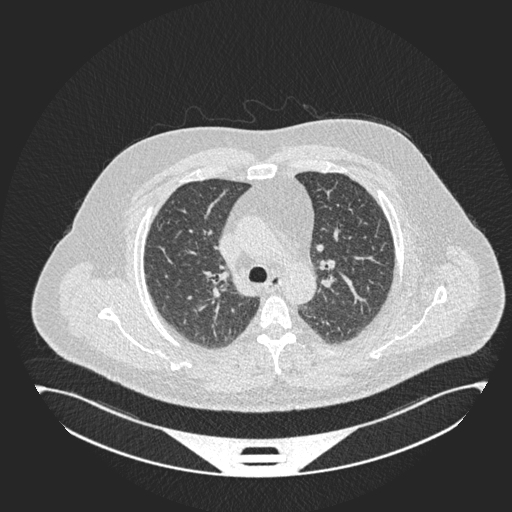
#> input picture dataset/Benign cases/Bengin case (100).jpg, 512 x 512 px; its folder holds only this picture in this run
$ python -i generate_masks.py   (imports and definitions only)
#> lines starting #> are read from the running program, lines starting #| are printed output that depends on the picture; after the words box and inside, x2 and y2 are one past the last pixel; in counts of white or black regions, pixels touching at a corner belong together
#> further down, picture is the input picture: shape (512, 512, 3); min 37, max 255, mean 105.1
import os
import cv2
import numpy as np
from tqdm import tqdm

INPUT_DIR = "processed"      # your preprocessed CT images
OUTPUT_DIR = "masks_auto"    # auto-generated masks will be saved here
IMG_SIZE = (256, 256)

# [1 line not run here, left out]

def create_mask(img):
    """Generate a basic lung mask using thresholding + morphology."""
    gray = cv2.cvtColor(img, cv2.COLOR_BGR2GRAY)
    # Otsu threshold to separate lung area
    _, mask = cv2.threshold(gray, 0, 255, cv2.THRESH_BINARY + cv2.THRESH_OTSU)
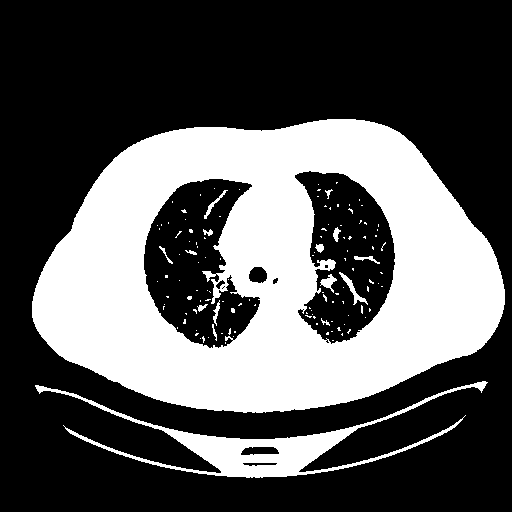
#> mask: shape (512, 512); 34.7% white; 129 white regions (113 under 20 px), largest, box (x1, y1, x2, y2) and area: (32, 119, 505, 413) 82671, (35, 381, 488, 478) 6914, (339, 272, 368, 305) 195
    # Invert mask if lungs appear darker (typical in CT)
    if np.mean(gray[mask == 255]) > np.mean(gray[mask == 0]):
        mask = cv2.bitwise_not(mask)
    # Morphological cleaning
    mask = cv2.medianBlur(mask, 5)
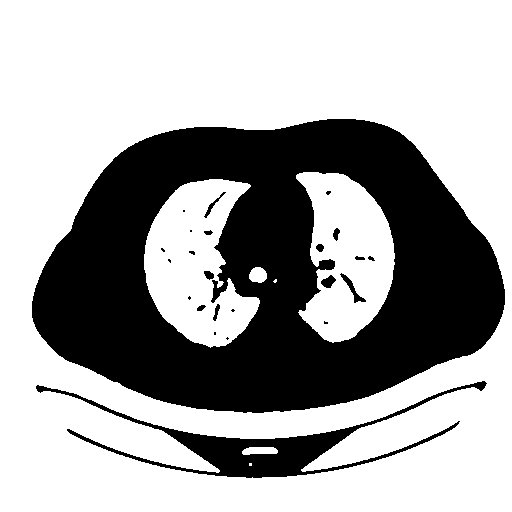
#> mask: shape (512, 512); 65.5% white; 24 black regions (11 under 20 px), largest, box (x1, y1, x2, y2) and area: (32, 119, 505, 413) 82623, (36, 381, 487, 478) 6963, (340, 273, 366, 303) 177
    mask = cv2.morphologyEx(mask, cv2.MORPH_OPEN, np.ones((3,3), np.uint8), iterations=2)
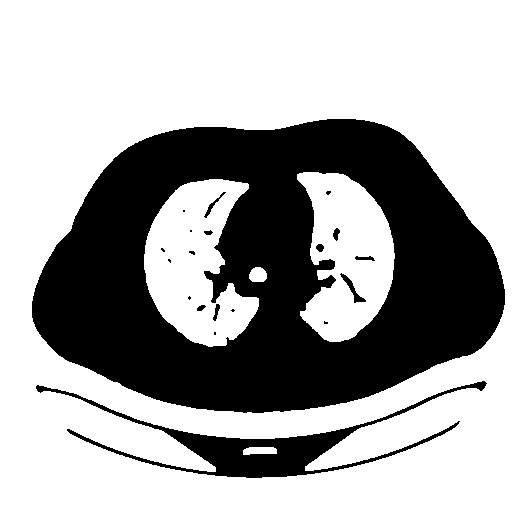
#> mask: shape (512, 512); 65.4% white; 20 black regions (10 under 20 px), largest, box (x1, y1, x2, y2) and area: (32, 119, 505, 413) 83034, (36, 381, 487, 478) 7014, (340, 273, 366, 303) 180
    mask = cv2.morphologyEx(mask, cv2.MORPH_CLOSE, np.ones((5,5), np.uint8), iterations=3)
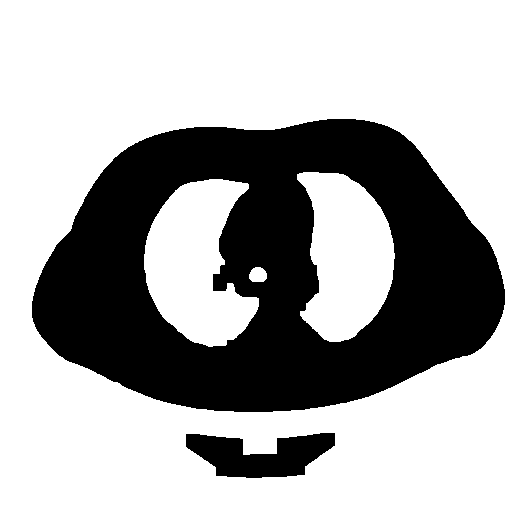
#> mask: shape (512, 512); 66.9% white; 2 black regions, box (x1, y1, x2, y2) and area: (32, 119, 505, 412) 82529, (186, 433, 335, 478) 4262
    return mask

def generate_all(input_dir, output_dir):
    classes = [d for d in os.listdir(input_dir) if os.path.isdir(os.path.join(input_dir, d))]
    for cls in classes:
        in_dir = os.path.join(input_dir, cls)
        out_dir = os.path.join(output_dir, cls)
        os.makedirs(out_dir, exist_ok=True)
        for fname in tqdm(os.listdir(in_dir), desc=f"Generating masks for {cls}"):
            if fname.lower().endswith((".jpg", ".jpeg", ".png")):
                img_path = os.path.join(in_dir, fname)
                img = cv2.imread(img_path)
                img = cv2.resize(img, IMG_SIZE)
                mask = create_mask(img)
                save_path = os.path.join(out_dir, fname)
                cv2.imwrite(save_path, mask)

# [3 lines not run here, left out]

>>> import cv2
>>> picture = cv2.imread('dataset/Benign cases/Bengin case (100).jpg')
>>> result = create_mask(picture)

$ run again, on dataset/Benign cases/Bengin case (102).jpg
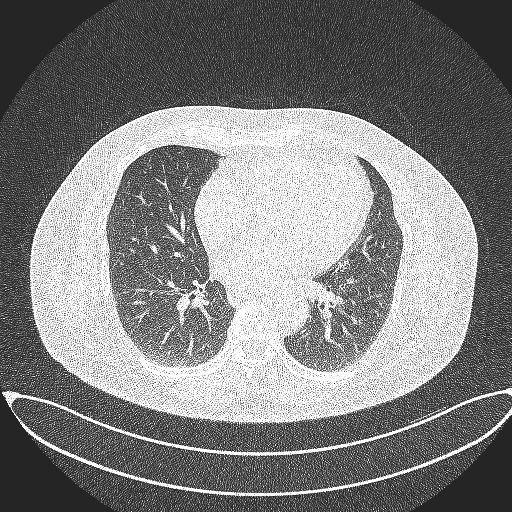
#> input picture dataset/Benign cases/Bengin case (102).jpg, 512 x 512 px
#> picture is the input picture: shape (512, 512, 3); min 36, max 255, mean 128.7
#> in create_mask, `_, mask = cv2.threshold(gray, 0, 255, cv2.THRESH_BINARY + cv2.THRESH_O..`:
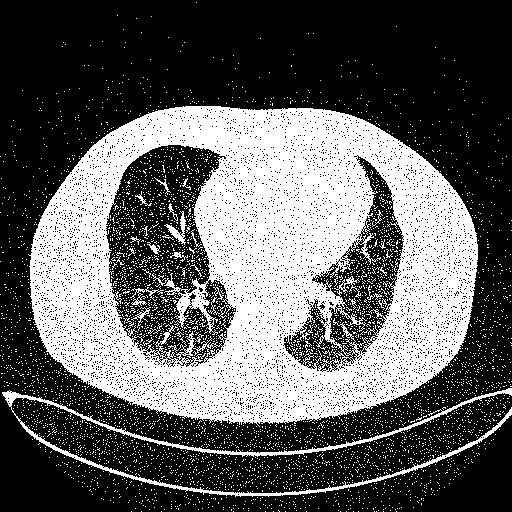
#> mask: shape (512, 512); 36.9% white; 5099 white regions (5067 under 20 px), largest, box (x1, y1, x2, y2) and area: (28, 106, 478, 427) 84093, (2, 388, 512, 497) 3799, (164, 211, 187, 245) 228
#> in create_mask, `mask = cv2.morphologyEx(mask, cv2.MORPH_CLOSE, np.ones((5,5), np.uint8..`:
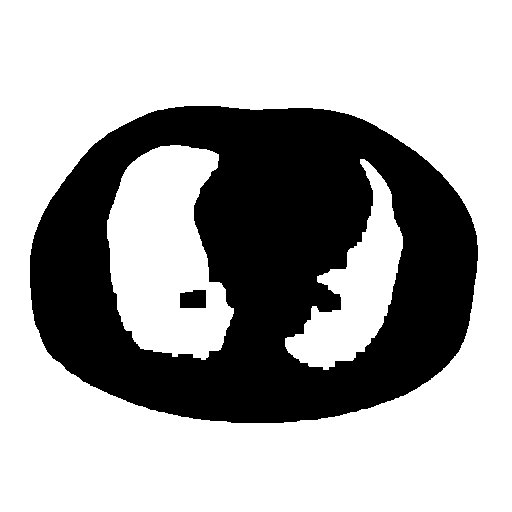
#> mask: shape (512, 512); 66.3% white; 2 black regions, box (x1, y1, x2, y2) and area: (30, 106, 478, 423) 87809, (180, 290, 206, 308) 437
